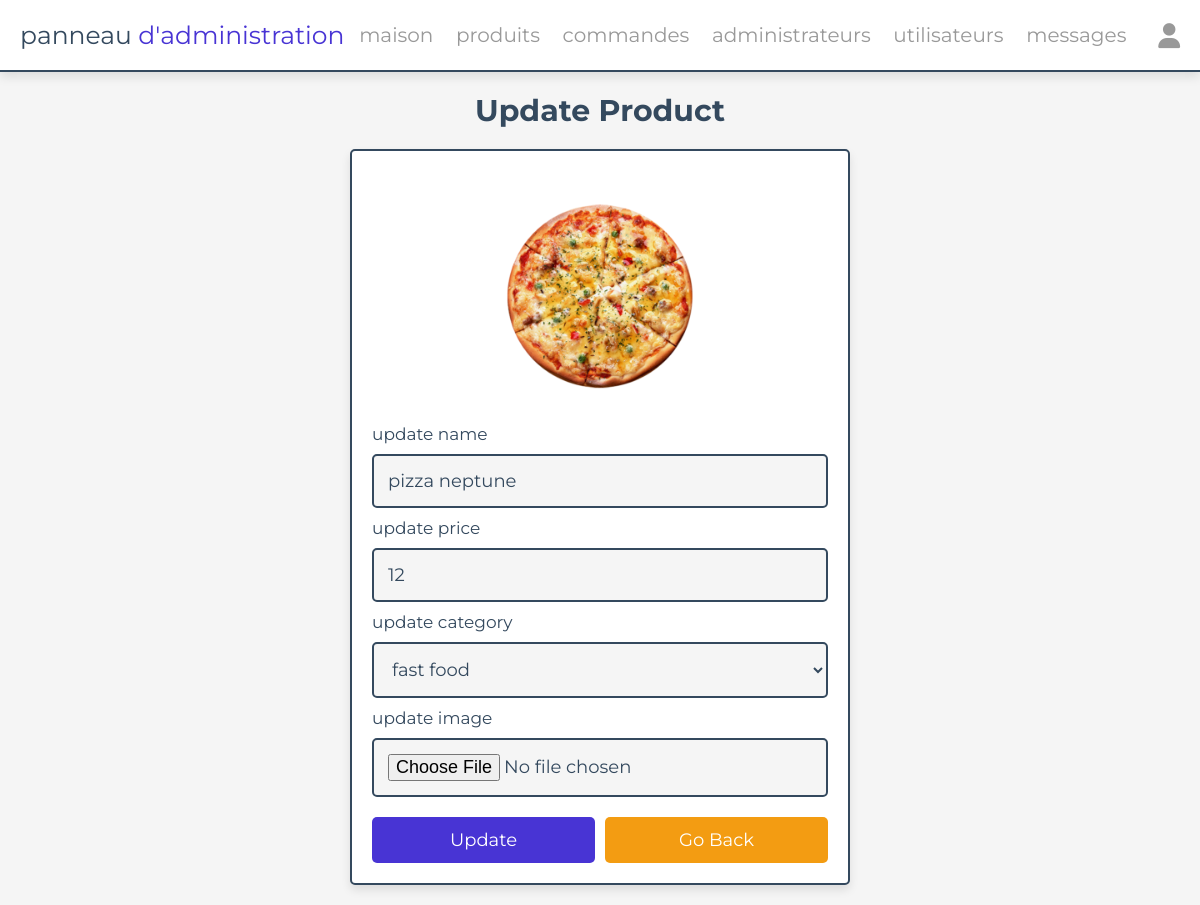
Page /admin/update_product.php?update=1 (signed in) on the committed database.
### tables this page shows
CREATE TABLE `products` (
  `id` int(100) NOT NULL,
  `name` varchar(100) NOT NULL,
  `category` varchar(100) NOT NULL,
  `price` int(10) NOT NULL,
  `image` varchar(100) NOT NULL
);

### admin/update_product.php (the view, shortened to what this page needs)
<?php
include '../components/connect.php';
?>
<!DOCTYPE html>
<html lang="en">
<head>
   <link rel="stylesheet" href="https://cdnjs.cloudflare.com/ajax/libs/font-awesome/6.1.1/css/all.min.css">
   <link rel="stylesheet" href="../css/admin_style.css">
</head>
<body>
<?php include '../components/admin_header.php' ?>
<section class="update-product">
   <h1 class="heading">update product</h1>
   <?php
      $update_id = $_GET['update'];
      $show_products = $conn->prepare("SELECT * FROM `products` WHERE id = ?");
      $show_products->execute([$update_id]);
      if($show_products->rowCount() > 0){
         while($fetch_products = $show_products->fetch(PDO::FETCH_ASSOC)){
   ?>
   <form action="" method="POST" enctype="multipart/form-data">
      <img src="../uploaded_img/<?= $fetch_products['image']; ?>" alt="">
      <span>update name</span>
      <input type="text" required placeholder="enter product name" name="name" maxlength="100" class="box" value="<?= $fetch_products['name']; ?>">
      <span>update price</span>
      <input type="number" min="0" max="9999999999" required placeholder="enter product price" name="price" onkeypress="if(this.value.length == 10) return false;" class="box" value="<?= $fetch_products['price']; ?>">
      <span>update category</span>
      <select name="category" class="box" required>
         <option selected value="<?= $fetch_products['category']; ?>"><?= $fetch_products['category']; ?></option>
      </select>
      <span>update image</span>
      <input type="file" name="image" class="box" accept="image/jpg, image/jpeg, image/png, image/webp">
      <div class="flex-btn">
         <input type="submit" value="update" class="btn" name="update">
         <a href="products.php" class="option-btn">go back</a>
      </div>
   </form>
   <?php
         }
      }else{
         echo '<p class="empty">no products added yet!</p>';
      }
   ?>
</section>
</body>
</html>

### css/admin_style.css (style rules this page uses)
:root { --main-color:#4834d4; --red:#e74c3c; --orange:#f39c12; --black:#34495e; --white:#fff; --light-bg:#f5f5f5; --light-color:#999; --border:.2rem solid var(--black); --box-shadow:0 .5rem 1rem rgba(0,0,0,.1); }
* { font-family: 'Montserrat', sans-serif; margin:0; padding:0; box-sizing: border-box; text-decoration: none; outline: none; border:none; }
html { font-size: 62.5%; overflow-x: hidden; }
body { background-color: var(--light-bg); }
section { max-width: 1200px; margin:0 auto; padding:2rem; }
.btn, .delete-btn, .option-btn { display: block; margin-top: 1rem; border-radius: .5rem; cursor: pointer; width: 100%; font-size: 1.8rem; color:var(--white); padding:1.2rem 3rem; text-transform: capitalize; text-align: center; }
.btn { background-color: var(--main-color); }
.option-btn { background-color: var(--orange); }
.flex-btn { display: flex; gap:1rem; }
.heading { text-align: center; margin-bottom: 2rem; text-transform: capitalize; color:var(--black); font-size: 3rem; }
.update-product form { margin:0 auto; max-width: 50rem; background-color: var(--white); border-radius: .5rem; box-shadow: var(--box-shadow); border:var(--border); padding:2rem; }
.update-product form img { height: 25rem; width: 100%; object-fit: contain; }
.update-product form .box { background-color: var(--light-bg); border:var(--border); width: 100%; padding:1.4rem; font-size: 1.8rem; color:var(--black); border-radius: .5rem; margin: 1rem 0; }
.update-product form span { font-size: 1.7rem; color:var(--black); }

### rows in the picture
products: image (picture), name "pizza neptune", price "12", category "fast food"
